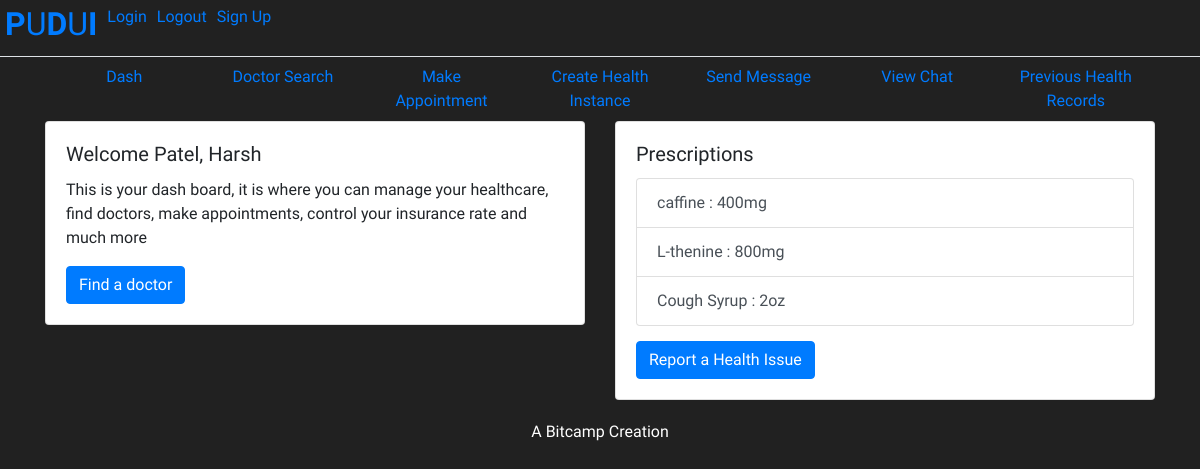
Page /index (signed in) on the committed database.
### home/models.py (models this page shows)
class prescription(models.Model):
    dosage = models.CharField(max_length=50)
    name = models.CharField(max_length=50)
    is_active = models.BooleanField(default=True)
    health_instance = models.ForeignKey(health_instance,null=False,default=0,blank=False,on_delete=models.CASCADE)

### home/views.py (the view, shortened to what this page needs)
# urls.py: path('index',views.index, name='index'),
@login_required
def index(request):
    context = {'obj':'IDK', 'type':'IDK'}
    context['user'] = request.user
    pat = patient.objects.filter(user=request.user)
    ins = insurance.objects.filter(user=request.user)
    doc = doctor.objects.filter(user=request.user)
    if len(pat) == 1:
        context['obj'] = patient.objects.get(user=request.user)
        context['prescriptions'] = []
        for i in health_instance.objects.filter(patient=context['obj']):
            if prescription.objects.filter(health_instance=i):
                 for j in prescription.objects.filter(health_instance=i):
                    if  j.is_active:
                        context['prescriptions'].append(j)
        context['type'] = 'patient'
        return render(request, 'home/index.html',context)
    elif len(doc) == 1:
        context['obj'] = doctor.objects.get(user=request.user)
        context['type'] = 'doctor'
        return render(request, 'home/index.html',context)
    return render(request, 'home/index.html',context)

### home/templates/home/index.html (shortened to what this page needs)
{% extends 'home/base.html' %}
{% block container %}
{% if type == 'patient' %}
<nav class="nav nav-pills nav-justified">
  <a class="nav-item nav-link" href="index">Dash</a>
  <a class="nav-item nav-link" href="searchdoc">Doctor Search</a>
  <a class="nav-item nav-link" href="createappointment">Make Appointment</a>
  <a class="nav-item nav-link" href="createhealthinstance">Create Health Instance</a>
  <a class="nav-item nav-link" href="createcommunicationpatient">Send Message</a>
  <a class="nav-item nav-link" href="viewchat">View Chat</a>
  <a class="nav-item nav-link" href="seehealthrecords">Previous Health Records</a>
</nav>
<div class="row">
  <div class="col-sm-6">
    <div class="card">
      <div class="card-body">
        <h5 class="card-title">Welcome {{user.last_name}}, {{user.first_name}}</h5>
        <p class="card-text">This is your dash board, it is where you can manage your healthcare, find doctors, make appointments, control your insurance rate and much more</p>
        <a href="searchdoc" class="btn btn-primary">Find a doctor</a>
      </div>
    </div>
  </div>
  <div class="col-sm-6">
    <div class="card">
      <div class="card-body">
        <h5 class="card-title"> Prescriptions</h5>
        <div class="list-group">
          {% for prescription in prescriptions %}
          <a href="#" class="list-group-item list-group-item-action">{{prescription.name}} : {{prescription.dosage}}</a>
          {% endfor %}
        </div>
        <a href="createhealthinstance" style="margin-top:15px;text-align:center;" class="btn btn-primary">Report a Health Issue</a>
      </div>
    </div>
  </div>
</div>
{% endif %}
{% endblock %}

### rows in the picture
prescription: name "caffine", dosage "400mg"
prescription: name "L-thenine", dosage "800mg"
prescription: name "Cough Syrup", dosage "2oz"

### other values in the picture
{{ user.last_name }} "Patel"
{{ user.first_name }} "Harsh"
